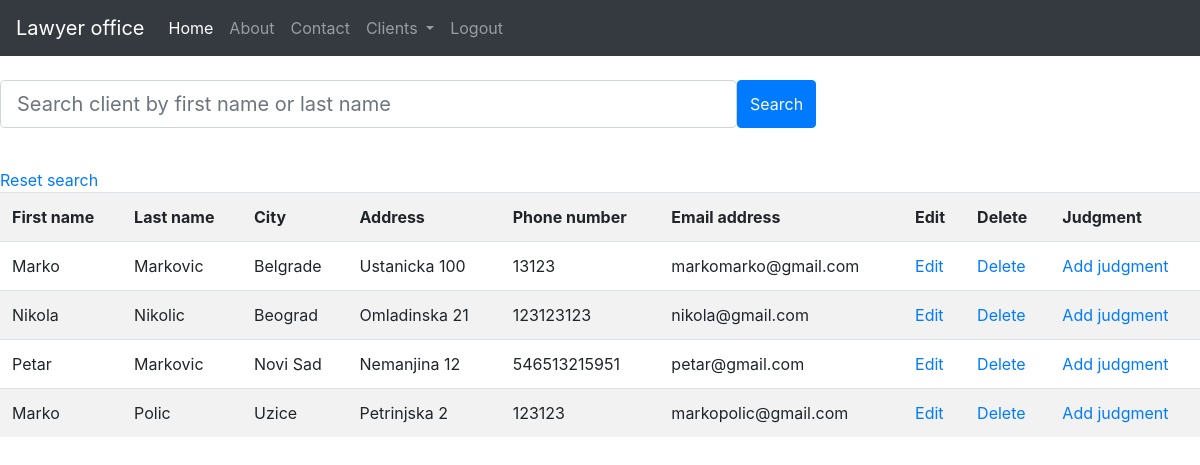
Page /all_client (signed in) on the committed database.
### blog/models.py (models this page shows)
class Client(db.Model):
    id = db.Column(db.Integer, primary_key=True)
    first_name = db.Column(db.String(250), nullable=False)
    last_name = db.Column(db.String(250), nullable=False)
    city = db.Column(db.String(50), nullable=False)
    address = db.Column(db.String(50), nullable=False)
    phone = db.Column(db.String(50), nullable=False)
    mail = db.Column(db.String(50))
    user_id = db.Column(db.Integer, db.ForeignKey('user.id'), nullable=False)
    judgment = db.relationship('Judgment', secondary=Judgments, backref='judgment', lazy="dynamic")

### client/routes.py (the view)
@client.route("/all_client")
def all_client():
    clients = Client.query.filter_by(lawyer=current_user)
    return render_template("all_clients.html", title="All clients", clients=clients)

### blog/models.py (called while the page is built)
@login_manager.user_loader
def load_user(user_id):
    return User.query.get(int(user_id))

### blog/templates/all_clients.html (shortened to what this page needs)
{% extends 'base.html' %}
{% block content %}
<br>
<form action="{{url_for('client.search')}}" method="POST">
    <div class="form-group">
        <div class="input-group input-group-lg">
            <div class="form-outline">
                <input type="search" size="50px" placeholder="Search client by first name or last name" name="search_string" id="form1"
                       class="form-control form-control-lg"/>
            </div>
            <button type="submit"  value="Search" class="btn btn-primary">
                 Search
            </button>
        </div>
    </div>
</form>
<br>
<a href="{{url_for('client.all_client')}}">Reset search</a>
<table class="table table-striped">
    <tr>
        <th>First name</th>
        <th>Last name</th>
        <th>City</th>
        <th>Address</th>
        <th>Phone number</th>
        <th>Email address</th>
        <th>Edit</th>
        <th>Delete</th>
        <th>Judgment</th>
    </tr>
    {% for client in clients %}
    <tr>
        <td>{{client.first_name}}</td>
        <td>{{client.last_name}}</td>
        <td>{{client.city}}</td>
        <td>{{client.address}}</td>
        <td>{{client.phone}}</td>
        <td>{{client.mail}}</td>
        <td><a href="{{ url_for('client.edit', client_id=client.id) }}">Edit</a></td>
        <td><a href="{{ url_for('client.delete', client_id= client.id) }}">Delete</a></td>
        <td><a href="{{ url_for('client.add_judgments', client_id= client.id) }}">Add judgment</a></td>
    </tr>
    {% endfor %}
</table>
{% endblock content %}

### rows in the picture
Client: first_name "Marko", last_name "Markovic", city "Belgrade", address "Ustanicka 100", phone "13123", mail "markomarko@gmail.com"
Client: first_name "Nikola", last_name "Nikolic", city "Beograd", address "Omladinska 21", phone "123123123", mail "nikola@gmail.com"
Client: first_name "Petar", last_name "Markovic", city "Novi Sad", address "Nemanjina 12", phone "546513215951", mail "petar@gmail.com"
Client: first_name "Marko", last_name "Polic", city "Uzice", address "Petrinjska 2", phone "123123", mail "markopolic@gmail.com"
